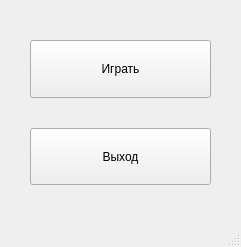
<?xml version="1.0" encoding="UTF-8"?>
<ui version="4.0">
 <class>MainWindow</class>
 <widget class="QMainWindow" name="MainWindow">
  <property name="geometry">
   <rect>
    <x>0</x>
    <y>0</y>
    <width>241</width>
    <height>247</height>
   </rect>
  </property>
  <property name="windowTitle">
   <string>MainWindow</string>
  </property>
  <widget class="QWidget" name="centralwidget">
   <layout class="QVBoxLayout" name="verticalLayout">
    <property name="spacing">
     <number>30</number>
    </property>
    <property name="leftMargin">
     <number>30</number>
    </property>
    <property name="topMargin">
     <number>40</number>
    </property>
    <property name="rightMargin">
     <number>30</number>
    </property>
    <property name="bottomMargin">
     <number>40</number>
    </property>
    <item>
     <widget class="QPushButton" name="pushButton">
      <property name="sizePolicy">
       <sizepolicy hsizetype="Minimum" vsizetype="Preferred">
        <horstretch>0</horstretch>
        <verstretch>0</verstretch>
       </sizepolicy>
      </property>
      <property name="text">
       <string>Играть</string>
      </property>
     </widget>
    </item>
    <item>
     <widget class="QPushButton" name="pushButton_2">
      <property name="sizePolicy">
       <sizepolicy hsizetype="Minimum" vsizetype="Preferred">
        <horstretch>0</horstretch>
        <verstretch>0</verstretch>
       </sizepolicy>
      </property>
      <property name="text">
       <string>Выход</string>
      </property>
     </widget>
    </item>
   </layout>
  </widget>
  <widget class="QMenuBar" name="menubar">
   <property name="geometry">
    <rect>
     <x>0</x>
     <y>0</y>
     <width>241</width>
     <height>21</height>
    </rect>
   </property>
  </widget>
  <widget class="QStatusBar" name="statusbar"/>
 </widget>
 <resources/>
 <connections/>
</ui>
